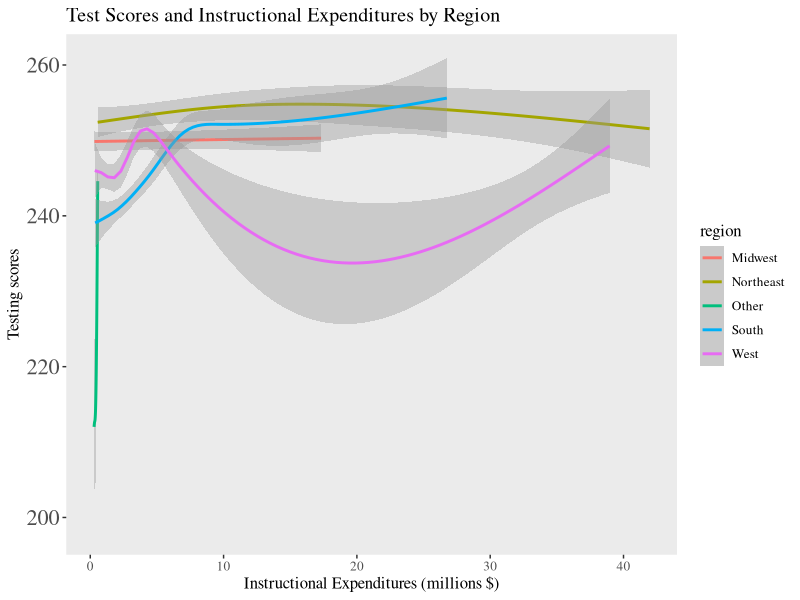
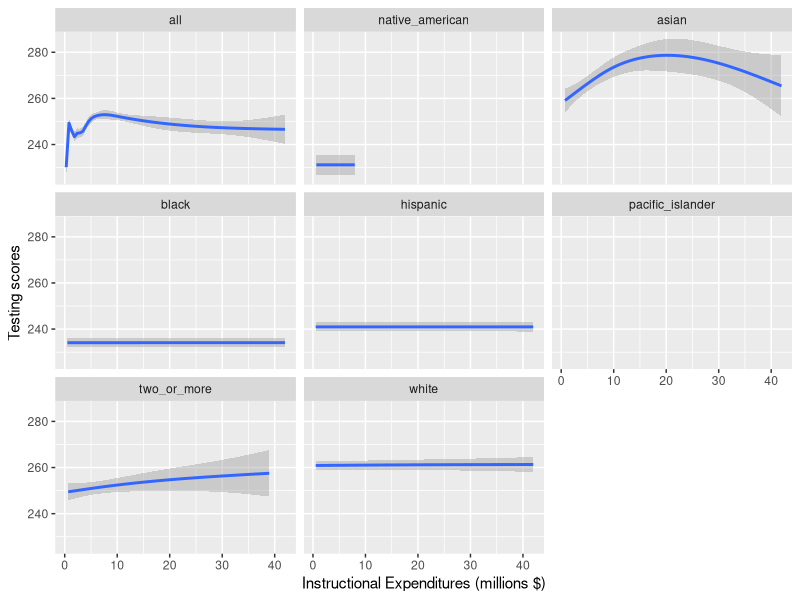
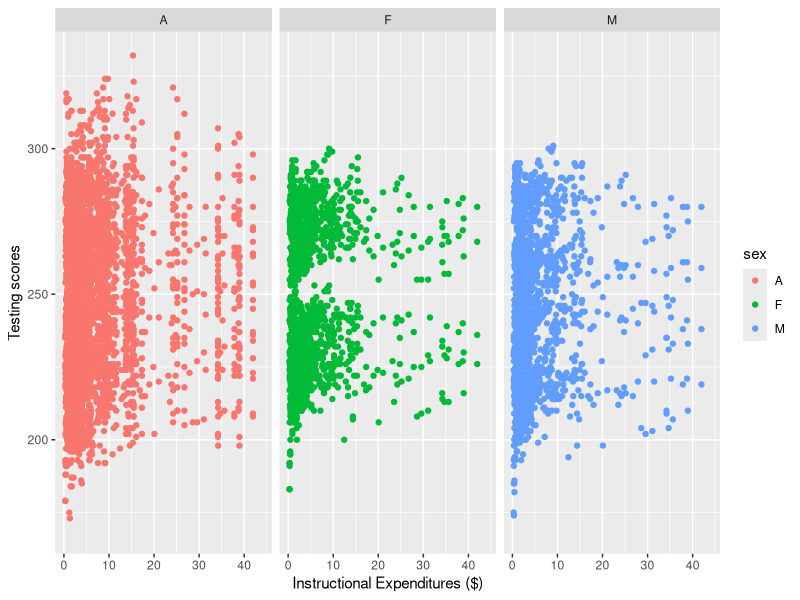
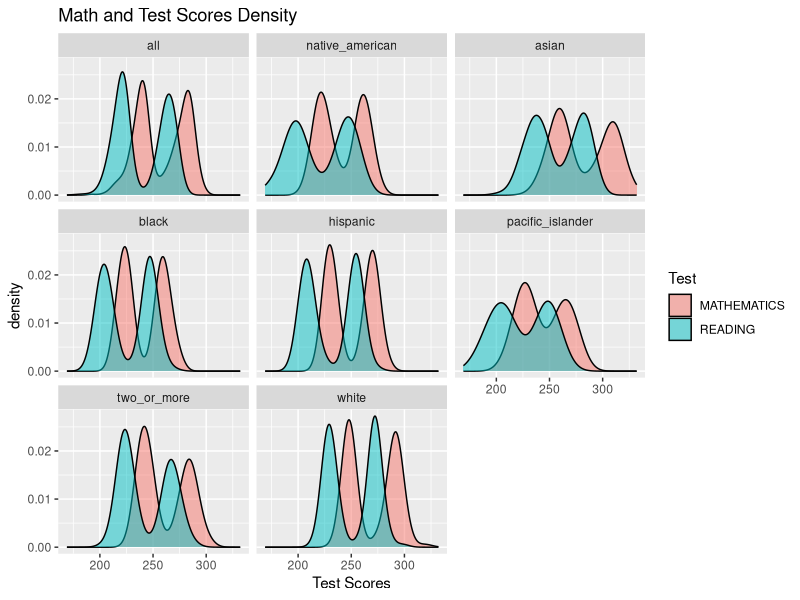
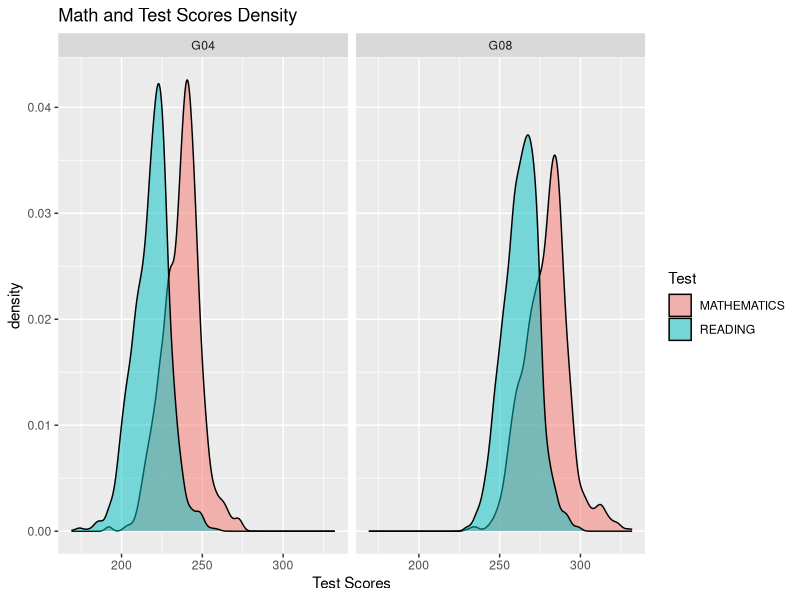
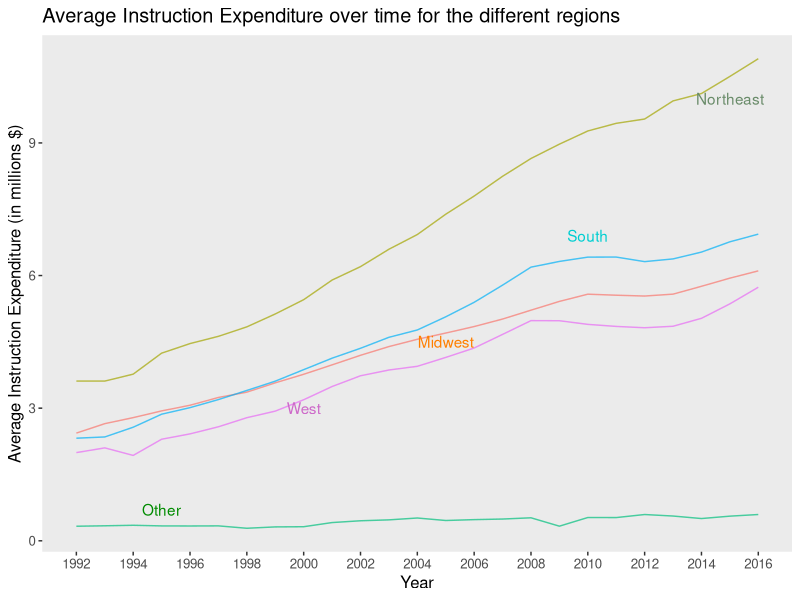
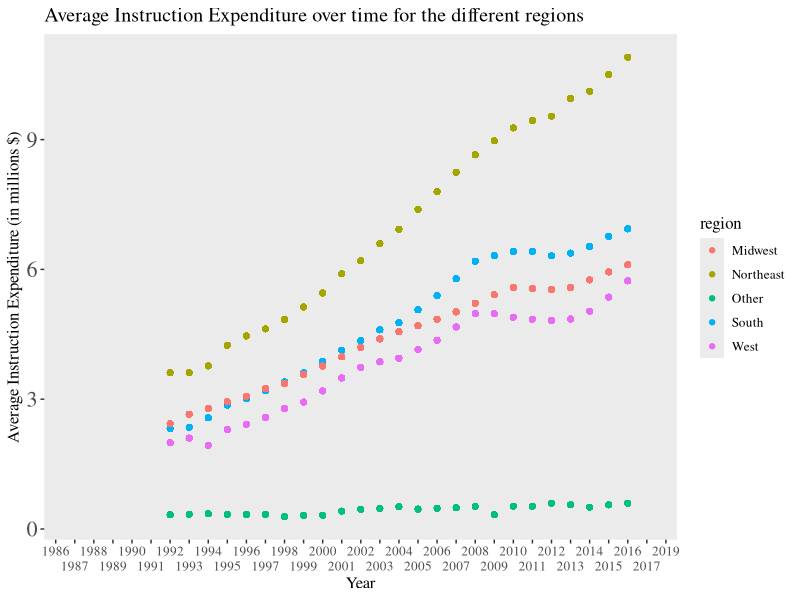

Recreate these plots in R, in order. (Note: this script raises an error after producing the figures.)
## ---- chunk 1
knitr::opts_chunk$set(echo = FALSE, message = FALSE, results = FALSE, warning = FALSE)
library(tidyverse)
library(readxl)
## ---- chunk 2
schools <- read_xlsx("US_schools_data.xlsx")
## ---- chunk 3
clean_schools <-schools %>%
  select(PRIMARY_KEY,
         TOTAL_EXPENDITURE, 
         INSTRUCTION_EXPENDITURE, 
         SUPPORT_SERVICES_EXPENDITURE, 
         OTHER_EXPENDITURE, 
         CAPITAL_OUTLAY_EXPENDITURE, 
         ends_with("READING"), 
         ends_with("MATHEMATICS"))
## ---- chunk 4

clean_schools$PRIMARY_KEY <- str_replace(clean_schools$PRIMARY_KEY,"_", " ")

clean_schools <- clean_schools %>%
  separate(PRIMARY_KEY, 
           into = c("year", "state"), 
           sep = " ")

clean_schools$state <- str_replace_all(clean_schools$state, "_", " ")


## ---- chunk 5
clean_schools <- clean_schools %>%
  pivot_longer("G04_A_A_READING":"G08_TR_A_MATHEMATICS",
               names_to = c("grade","race", "sex", "test"),
               names_sep = "_",
               values_to = "score")
## ---- chunk 6
clean_schools <- clean_schools %>%
  mutate(sex = as.factor(sex),
         race = fct_recode(as.factor(clean_schools$race), 
                           all = "A",
                           asian = "AS",
                           hispanic = "HI",
                           black = "BL",
                           white = "WH",
                           pacific_islander = "HP",
                           two_or_more = "TR",
                           native_american = "AM"),
         test = as.factor(test),
         grade =as.factor(grade),
         INSTRUCTION_EXPENDITURE = INSTRUCTION_EXPENDITURE / 1000000
         )
  
## ---- chunk 7
MIDWEST <- c("INDIANA",
             "ILLINOIS",
             "MICHIGAN",
             "OHIO",
             "WISCONSIN",
             "IOWA",
             "KANSAS",
             "MINNESOTA",
             "MISSOURI",
             "NEBRASKA",
             "NORTH DAKOTA",
             "SOUTH DAKOTA")

NORTHEAST <- c("CONNECTICUT",
               "MAINE",
               "MASSACHUSETTS",
               "NEW HAMPSHIRE",
               "RHODE ISLAND",
               "VERMONT",
               "NEW JERSEY",
               "NEW YORK",
               "PENNSYLVANIA")

SOUTH <- c("DELAWARE",
           "DISTRICT",
           "FLORIDA",
           "GEORGIA",
           "MARYLAND",
           "NORTH CAROLINA",
           "SOUTH CAROLINA",
           "VIRGINIA",
           "WEST VIRGINIA",
           "ALABAMA",
           "KENTUCKY",
           "MISSISSIPPI",
           "TENNESSEE",
           "ARKANSAS",
           "LOUISIANA",
           "OKLAHOMA",
           "TEXAS")

WEST <- c("ARIZONA",
          "COLORADO",
          "IDAHO",
          "NEW MEXICO",
          "MONTANA",
          "UTAH",
          "NEVADA",
          "WYOMING",
          "ALASKA",
          "CALIFORNIA",
          "HAWAII",
          "OREGON",
          "WASHINGTON")

clean_schools <- clean_schools %>%
  mutate(region = if_else(state %in% MIDWEST, "Midwest", 
                          if_else(state %in% NORTHEAST, "Northeast", 
                                  if_else(state %in% SOUTH, "South", 
                                          if_else(state %in% WEST, "West", "Other")))))

## ---- chunk 8
clean_schools %>%
  group_by(region) %>%
  ggplot(aes(x = INSTRUCTION_EXPENDITURE, y = score, color = region)) +
  geom_smooth() +
  theme(panel.grid.major = element_blank(), 
        panel.grid.minor = element_blank(),
        text=element_text(size=12, 
                          family="serif"),
                          axis.text.y = element_text(size = 16))+
  labs(title = "Test Scores and Instructional Expenditures by Region",
       x = "Instructional Expenditures (millions $)", 
       y = "Testing scores")  

# I don't think we should include this plot
clean_schools %>%
  ggplot(aes(x = INSTRUCTION_EXPENDITURE, y = score)) +
  #geom_point() +
  geom_smooth() +
  labs(x = "Instructional Expenditures (millions $)", 
       y = "Testing scores")  +
  facet_wrap(~race)
## ---- chunk 9
clean_schools %>%
  ggplot(aes(x = INSTRUCTION_EXPENDITURE, y = score, color = sex)) +
  geom_point() +
  labs(x = "Instructional Expenditures ($)", 
       y = "Testing scores")  +
  facet_wrap(~sex)
## ---- chunk 10
clean_schools %>%
  ggplot()+
  geom_density(mapping = aes(x = score, fill = test), alpha = 0.5)+
  facet_wrap(~race) +
  labs(title = "Math and Test Scores Density", x = "Test Scores", fill = "Test")
## ---- chunk 11
clean_schools %>%
  ggplot()+
  geom_density(mapping = aes(x = score, fill = test), alpha = 0.5)+
  facet_wrap(~grade) +
  labs(title = "Math and Test Scores Density", x = "Test Scores", fill = "Test")
## ---- chunk 12
clean_schools %>%
  filter(!is.na(INSTRUCTION_EXPENDITURE)) %>%
  group_by(year, region) %>%
  mutate(
    avg = mean(INSTRUCTION_EXPENDITURE, na.rm = TRUE),
         year = as.numeric(year),
    region = as.factor(region)
    ) %>%
  ggplot(mapping = aes(x = year, y = avg, color = region))+
  geom_line(alpha = 0.7) +
  theme(legend.position="none",
        panel.grid.major = element_blank(), 
        panel.grid.minor = element_blank(),
        text=element_text(size=12, family="sans"))+
  annotate(geom="text", x=2015, y=10, label="Northeast", color = "darkseagreen4") +
  annotate(geom="text", x=2000, y=3, label="West", color = "orchid3") +
  annotate(geom="text", x=1995, y=0.7, label="Other", color = "green4") +
  annotate(geom="text", x=2005, y=4.5, label="Midwest", color = "darkorange1") +
  annotate(geom="text", x=2010, y=6.9, label="South", color = "darkturquoise") +
  scale_x_continuous(breaks = round(seq(min(clean_schools$year), max(clean_schools$year), by = 2),1)) +
  labs(title = "Average Instruction Expenditure over time for the different regions", y = "Average Instruction Expenditure (in millions $)", x = "Year")
## ---- chunk 13
clean_schools %>%
  #filter(!is.na(INSTRUCTION_EXPENDITURE)) %>%
  group_by(year, region, race, sex) %>%
  mutate(  avg = mean(INSTRUCTION_EXPENDITURE, na.rm = TRUE),
         year = as.factor(year)) %>%
  ggplot(mapping = aes(x = year, y = avg, color = region))+
  geom_point() +
  scale_x_discrete(guide = guide_axis(n.dodge=2))+
  theme(panel.grid.major = element_blank(), 
        panel.grid.minor = element_blank(),
        text=element_text(size=12, 
                          family="serif"),
                          axis.text.y = element_text(size = 16))+
  labs(title = "Average Instruction Expenditure over time for the different regions", y = "Average Instruction Expenditure (in millions $)", x = "Year")
## ---- chunk 14
clean_schools %>%
  group_by(year, region) %>%
  filter(year > 1992 & year < 2017) %>%
  mutate(
    avg = mean(INSTRUCTION_EXPENDITURE, na.rm = TRUE),
         year = as.factor(year)) %>%
  ggplot(mapping = aes(x = year, 
                       y = avg,
                       group = region,
                       color = fct_reorder2(region, year, INSTRUCTION_EXPENDITURE)))+
  geom_line() +
  scale_x_discrete(guide = guide_axis(n.dodge=2)) +
  #scale_colour_brewer(palette = "Paired") +
  theme(panel.grid.major = element_blank(), 
        panel.grid.minor = element_blank(),
        text=element_text(size=12, 
                          family="serif"),
                          axis.text.y = element_text(size = 16))+
  # code for removing gridlines from https://felixfan.github.io/ggplot2-remove-grid-background-margin/
  # code for font from https://stackoverflow.com/questions/34522732/changing-fonts-in-ggplot2
  # annotation from https://ggplot2.tidyverse.org/reference/annotate.html
  labs(title = "Average Instruction Expenditure Over Time by Region",
       x = "Year",
       y = "Average Instruction Expenditure (Millions $)",
       color = "Region")+
  annotate("text", 
           x = "2012", 
           y = 7.75, 
           label = "Large increase \n for Northeast",
           size = 2)

## ---- chunk 15
clean_schools %>%
  filter(test == "MATHEMATICS",
         !is.na(score)) %>%
  lm(score ~ INSTRUCTION_EXPENDITURE, data = .) ->
  math_model

clean_schools %>%
  filter(test == "READING",
         !is.na(score)) %>%
  lm(score ~ INSTRUCTION_EXPENDITURE, data = .) ->
  reading_model
## ---- chunk 16
summary(math_model)
# math model has higher r^2
summary(reading_model)
## ---- chunk 17
clean_schools %>%
  lm(score ~ test, data = .) ->
  test_model
summary(test_model)
## ---- chunk 18
clean_schools %>%
  mutate(year = as.numeric(year)) %>%
  lm(score ~ test + year, data = .) %>%
  summary()
## ---- chunk 19
clean_schools %>%
  mutate(year = as.numeric(year),
         state = as.factor(state)) %>%
  lm(score ~ test + year + SUPPORT_SERVICES_EXPENDITURE, data = .) %>%
  summary()
## ---- chunk 20
clean_schools %>%
  mutate(year = as.numeric(year)) %>%
  lm(score ~ test + year + region + SUPPORT_SERVICES_EXPENDITURE, data = .) %>%
  summary()
## ---- chunk 21
clean_schools %>%
  mutate(year = as.numeric(year)) %>%
  lm(score ~ test + year + region + SUPPORT_SERVICES_EXPENDITURE + race, data = .) %>%
  summary()
## ---- chunk 22
clean_schools %>%
  mutate(year = as.numeric(year)) %>%
  lm(score ~ test + year + region + race, data = .) %>%
  summary()
## ---- chunk 23
clean_schools %>%
  mutate(year = as.numeric(year)) %>%
  lm(score ~ test + year + region + SUPPORT_SERVICES_EXPENDITURE + race + grade, data = .) %>%
  summary()
## ---- chunk 24
clean_schools %>%
  mutate(year = as.numeric(year)) %>%
  lm(score ~ test + year + region +  race + grade + INSTRUCTION_EXPENDITURE, data = .) %>%
  summary()
## ---- chunk 25
clean_schools %>%
  mutate(year = as.numeric(year)) %>%
  lm(score ~ test + year + region + race + grade , data = .) %>%
  summary()
## ---- chunk 26
clean_schools %>%
  mutate(year = as.numeric(year)) %>%
  ggplot(mapping = aes(x = year, 
                           y = score,
                           color = race))+
  geom_point()+
  geom_jitter()+
  #stat_smooth(method = "lm")+
  facet_grid(rows = vars(test),
             cols = vars(grade))+
  theme(panel.grid.major = element_blank(), 
        panel.grid.minor = element_blank())
## ---- chunk 27
clean_schools %>%
  filter(year >= 2010,
         race != "all") %>%
  mutate(year = as.factor(year)) %>%
  ggplot(mapping = aes(x = year, 
                           y = score,
                           color = race))+
  geom_point()+
  geom_jitter()+
  stat_smooth(method = "lm")+
  facet_grid(rows = vars(test), cols = vars(grade))+
  theme(panel.grid.major = element_blank(), 
        panel.grid.minor = element_blank())
## ---- chunk 28
schools_lm <- clean_schools %>%
  mutate(year = as.numeric(year)) %>%
  lm(score ~ test + year + region + race + grade + INSTRUCTION_EXPENDITURE, data = .)
schools_predict <- predict(schools_lm)
schools_sigma <- sigma(schools_lm)
## ---- chunk 29
noise <- function(x, mean = 0, sd){
  n <- length(x)
  new_data <- x + rnorm(n, mean, sd)
  return(new_data)
}
## ---- chunk 30
new_data <- tibble(
  predict_score = noise(schools_predict,
                         sd = schools_sigma)
)
## ---- chunk 31
new_data <- clean_schools %>% 
  filter(!is.na(score), 
         !is.na(test), 
         !is.na(year),
         !is.na(region),
         !is.na(race),
         !is.na(grade),
         !is.na(INSTRUCTION_EXPENDITURE)) %>% 
  select(score, test, year, region, race, grade,
         INSTRUCTION_EXPENDITURE) %>% 
  bind_cols(new_data)
## ---- chunk 32
nsims <- 1000

sims <- map_dfc(1:nsims, ~tibble(
  sim = noise(schools_predict, 
              sd = schools_sigma)))
## ---- chunk 33
colnames(sims) <- colnames(sims) %>% 
  str_replace(pattern = "\\.\\.\\.",
                  replace = "_")
## ---- chunk 34
sims <- clean_schools %>% 
filter(!is.na(score), 
         !is.na(test), 
         !is.na(year),
         !is.na(region),
         !is.na(race),
         !is.na(grade),
         !is.na(INSTRUCTION_EXPENDITURE)) %>%  
  select(score) %>% 
  bind_cols(sims)
## ---- chunk 35
sim_r_sq <- sims %>% 
  map( ~lm(score ~ .x, data = sims)) %>% 
  map(broom::glance) %>% 
  map_dbl(~.$r.squared)
## ---- chunk 36
sim_r_sq <- sim_r_sq[names(sim_r_sq) != "score"]
head(sim_r_sq)
## ---- chunk 37
tibble(sims = sim_r_sq) %>% 
  ggplot(aes(x = sims)) + 
  geom_histogram()
